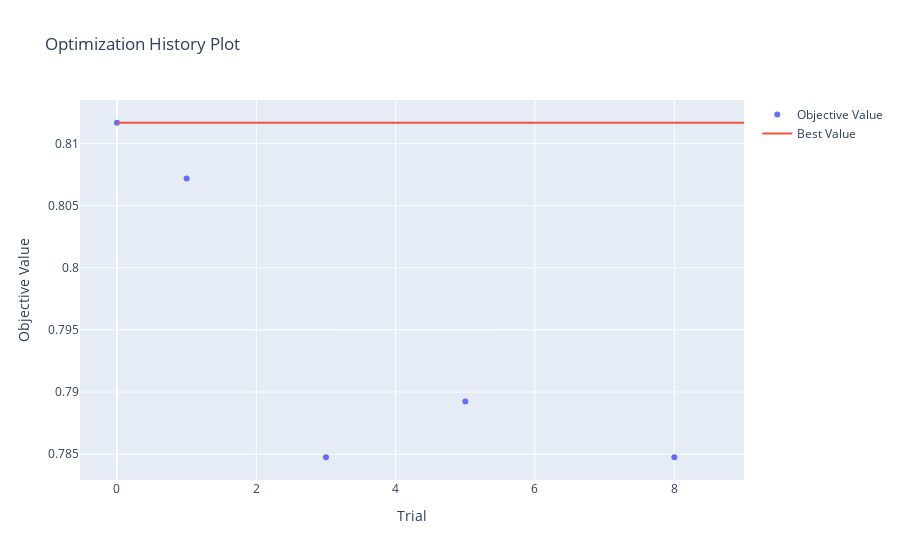

Here is the notebook cell this chart was saved with:
### Code cell
#Objective value x Trials
optuna.visualization.plot_optimization_history(study)

### Figure 1 — Plotly figure (JSON) as saved in the notebook; plotly's stock layout.template omitted (floating-point values rounded to 4 significant figures)
{"data": [{"mode": "markers", "name": "Objective Value", "type": "scatter", "x": [0, 1, 3, 5, 8], "y": [0.8117, 0.8072, 0.7848, 0.7892, 0.7848]}, {"mode": "lines", "name": "Best Value", "type": "scatter", "x": [0, 1, 2, 3, 4, 5, 6, 7, 8, 9], "y": [0.8117, 0.8117, 0.8117, 0.8117, 0.8117, 0.8117, 0.8117, 0.8117, 0.8117, 0.8117]}, {"marker": {"color": "#cccccc"}, "mode": "markers", "name": "Infeasible Trial", "showlegend": false, "type": "scatter", "x": [], "y": []}], "layout": {"title": {"text": "Optimization History Plot"}, "xaxis": {"title": {"text": "Trial"}}, "yaxis": {"title": {"text": "Objective Value"}}}}
